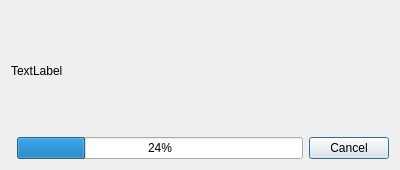
<?xml version="1.0" encoding="UTF-8"?>
<ui version="4.0">
    <class>DownloadProgress</class>
    <widget class="QDialog" name="DownloadProgress">
        <property name="geometry">
            <rect>
                <x>0</x>
                <y>0</y>
                <width>400</width>
                <height>170</height>
            </rect>
        </property>
        <property name="windowTitle">
            <string>Dialog</string>
        </property>
        <layout class="QGridLayout" name="gridLayout">
            <item row="1" column="1">
                <widget class="QProgressBar" name="progressBar">
                    <property name="value">
                        <number>24</number>
                    </property>
                </widget>
            </item>
            <item row="0" column="0" colspan="3">
                <widget class="QLabel" name="progress_label">
                    <property name="text">
                        <string>TextLabel</string>
                    </property>
                </widget>
            </item>
            <item row="1" column="2">
                <widget class="QPushButton" name="cancel_button">
                    <property name="text">
                        <string>Cancel</string>
                    </property>
                </widget>
            </item>
        </layout>
    </widget>
    <resources/>
    <connections>
        <connection>
            <sender>cancel_button</sender>
            <signal>clicked()</signal>
            <receiver>DownloadProgress</receiver>
            <slot>reject()</slot>
            <hints>
                <hint type="sourcelabel">
                    <x>353</x>
                    <y>148</y>
                </hint>
                <hint type="destinationlabel">
                    <x>199</x>
                    <y>84</y>
                </hint>
            </hints>
        </connection>
    </connections>
</ui>
